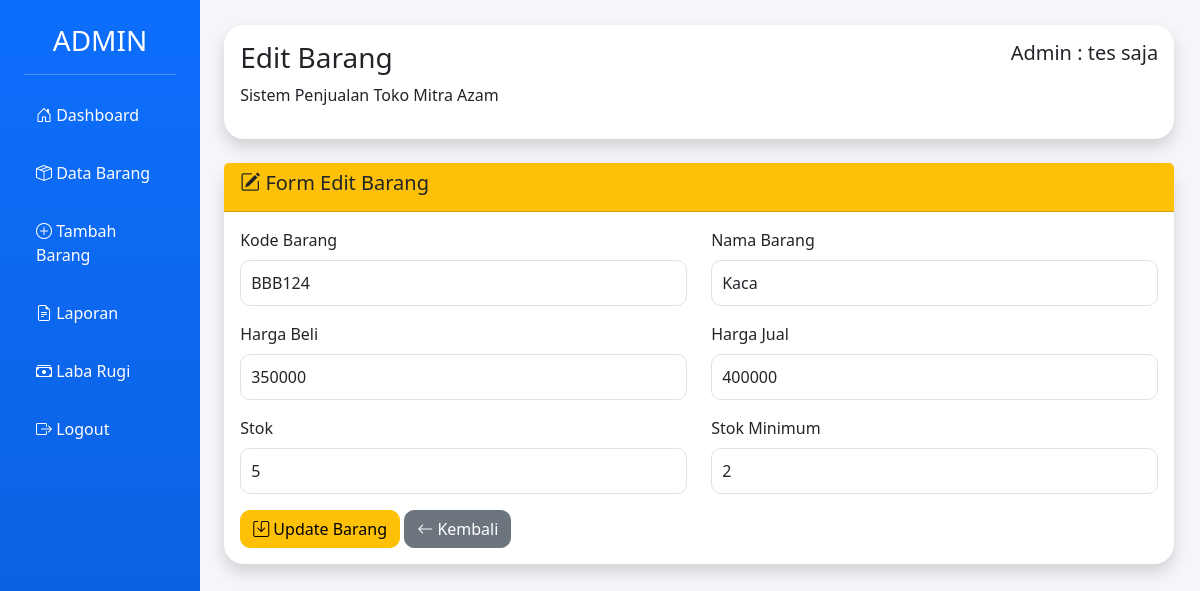
/kasir/stok_barang.php?id=107 (signed in), run on an earlier commit of the app's database.
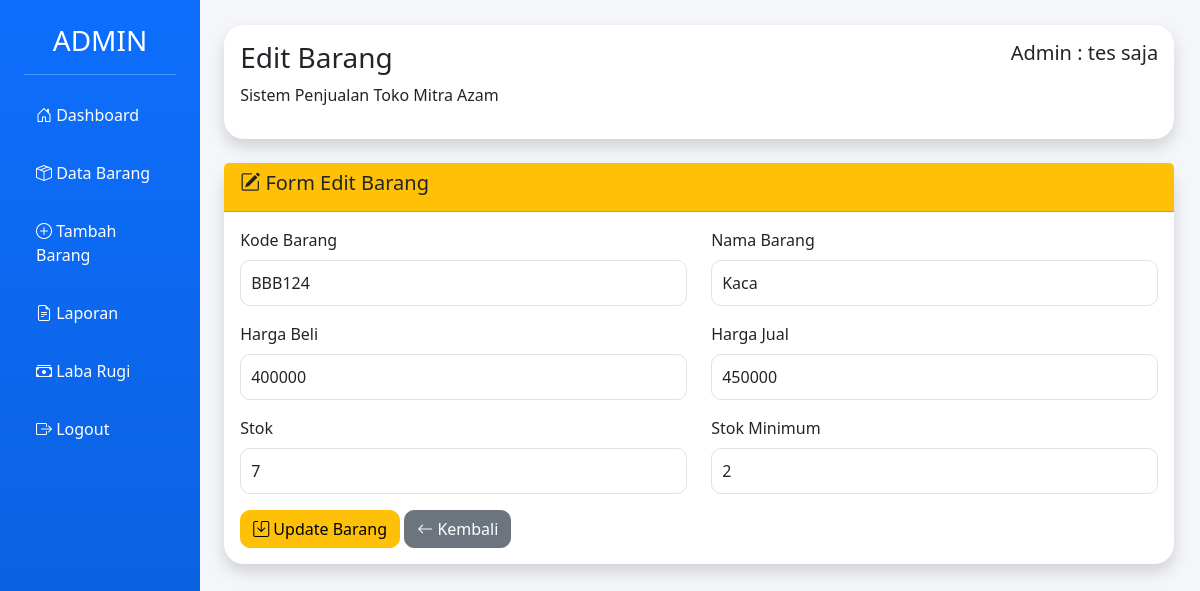
And on a later commit of the database.
### tables this page shows
CREATE TABLE `barang` (
  `id_barang` int(11) NOT NULL AUTO_INCREMENT,
  `kode_barang` varchar(20) NOT NULL,
  `nama_barang` varchar(100) NOT NULL,
  `harga_beli` int(11) NOT NULL,
  `harga_jual` int(11) NOT NULL,
  `stok` int(11) NOT NULL,
  `stok_minimum` int(11) NOT NULL,
  `tanggal` date NOT NULL,
  `jenis_penjualan` enum('Normal','Kaca') DEFAULT 'Normal',
  PRIMARY KEY (`id_barang`)
);

### kasir/stok_barang.php (the view, shortened to what the changed rows need)
<?php
include '../config/koneksi.php';
$id = $_GET['id'];
$query = mysqli_query($conn,
"SELECT * FROM barang
WHERE id_barang='$id'");
$d = mysqli_fetch_assoc($query);
?>
<!DOCTYPE html>
<html lang="id">
<head>
    <link href=
    "https://cdn.jsdelivr.net/npm/bootstrap@5.3.3/dist/css/bootstrap.min.css"
    rel="stylesheet">
    <link rel="stylesheet"
    href=
    "https://cdn.jsdelivr.net/npm/bootstrap-icons@1.11.3/font/bootstrap-icons.min.css">
</head>
<body>
<div class="container-fluid">
    <div class="row">
        <div class="col-md-10 content">
            <div class="card shadow">
                <div class="card-body">
                    <form method="POST">
                        <div class="row">
                            <div class="col-md-6 mb-3">
                                <label class="form-label">
                                    Kode Barang
                                </label>
                                <input type="text"
                                       name="kode_barang"
                                       class="form-control"
                                       value="<?= $d['kode_barang']; ?>"
                                       required>
                            </div>
                            <div class="col-md-6 mb-3">
                                <label class="form-label">
                                    Nama Barang
                                </label>
                                <input type="text"
                                       name="nama_barang"
                                       class="form-control"
                                       value="<?= $d['nama_barang']; ?>"
                                       required>
                            </div>
                            <div class="col-md-6 mb-3">
                                <label class="form-label">
                                    Harga Beli
                                </label>
                                <input type="number"
                                       name="harga_beli"
                                       class="form-control"
                                       value="<?= $d['harga_beli']; ?>"
                                       required>
                            </div>
                            <div class="col-md-6 mb-3">
                                <label class="form-label">
                                    Harga Jual
                                </label>
                                <input type="number"
                                       name="harga_jual"
                                       class="form-control"
                                       value="<?= $d['harga_jual']; ?>"
                                       required>
                            </div>
                            <div class="col-md-6 mb-3">
                                <label class="form-label">
                                    Stok
                                </label>
                                <input type="number"
                                       name="stok"
                                       class="form-control"
                                       value="<?= $d['stok']; ?>"
                                       required>
                            </div>
                            <div class="col-md-6 mb-3">
                                <label class="form-label">
                                    Stok Minimum
                                </label>
                                <input type="number"
                                       name="stok_minimum"
                                       class="form-control"
                                       value="<?= $d['stok_minimum']; ?>"
                                       required>
                            </div>
                        </div>
                    </form>
                </div>
            </div>
        </div>
    </div>
</div>
</body>
</html>

What changed in the data, as far as the page shows it:
changed barang "BBB124": harga_beli "350000" → "400000"; harga_jual "400000" → "450000"; stok "5" → "7"
